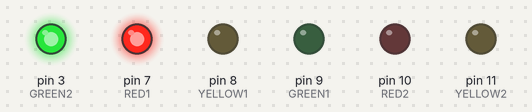
Simulated run of this sketch. Board: Arduino Uno, built with avr-gcc and run on an emulated ATmega328P. Parts: output pins drawn as LEDs (lit = HIGH).

Above: at 2.5 s.
At 6.0 s:
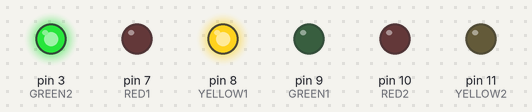
At 11.0 s:
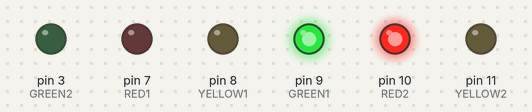
At 16.0 s:
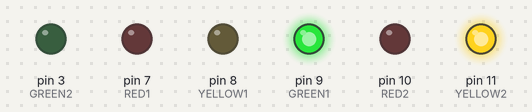
Timing chart, 0 to 26.0 s (numbered marks = the images above):
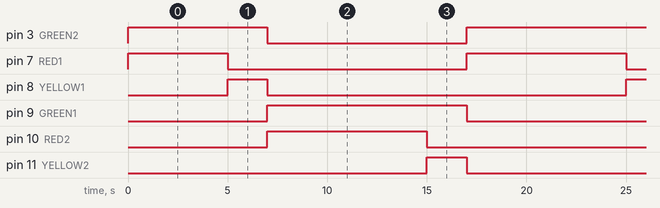

The sketch:

E4Group1Trafficlight_apr3b.ino
```cpp
#define RED1 7
#define YELLOW1 8
#define GREEN1 9

#define RED2 10
#define YELLOW2 11
#define GREEN2 3

void setup() {
  // Set the LED pins as outputs
  pinMode(RED1, OUTPUT);
  pinMode(YELLOW1, OUTPUT);
  pinMode(GREEN1, OUTPUT);
  pinMode(RED2, OUTPUT);
  pinMode(YELLOW2, OUTPUT);
  pinMode(GREEN2, OUTPUT);
}

void loop() {
   // Intersection 1
  // Red
  digitalWrite(RED1, HIGH);
  digitalWrite(GREEN1, LOW);
  digitalWrite(RED2, LOW);
  digitalWrite(GREEN2, HIGH);
  delay(5000); // Red light for 5 seconds

  // Yellow
  digitalWrite(RED1, LOW);
  digitalWrite(YELLOW1, HIGH);
  digitalWrite(GREEN2, HIGH);
  delay(2000); // Yellow light for 2 seconds

  // Green
  digitalWrite(YELLOW1, LOW);
  digitalWrite(GREEN1, HIGH);
  digitalWrite(RED2, HIGH);
  digitalWrite(GREEN2, LOW);
  delay(3000); // Green light for 5 seconds

  // Intersection 2
  // Red
  digitalWrite(RED2, HIGH);
  digitalWrite(GREEN2, LOW);
  digitalWrite(RED1, LOW);
  digitalWrite(GREEN1, HIGH);
  delay(5000); // Red light for 5 seconds

  // Yellow
  digitalWrite(RED2, LOW);
  digitalWrite(YELLOW2, HIGH);
  digitalWrite(GREEN1, HIGH);
  delay(2000); // Yellow light for 2 seconds

  // Green
  digitalWrite(YELLOW2, LOW);
  digitalWrite(GREEN2, HIGH);
  digitalWrite(RED1, HIGH);
  digitalWrite(GREEN1, LOW);
  delay(3000); // Green light for 5 seconds

}
```

Measured:
- by itself, pin 3 (GREEN2): repeats every 20.0 s: LOW 10.0 s, HIGH 10.0 s
- by itself, pin 7 (RED1): repeats every 20.0 s: LOW 12.0 s, HIGH 8.0 s
- by itself, pin 8 (YELLOW1), pin 11 (YELLOW2): alternates HIGH for 2.0 s and LOW for 18.0 s
- by itself, pin 9 (GREEN1): alternates HIGH for 10.0 s and LOW for 10.0 s
- by itself, pin 10 (RED2): alternates HIGH for 8.0 s and LOW for 12.0 s
